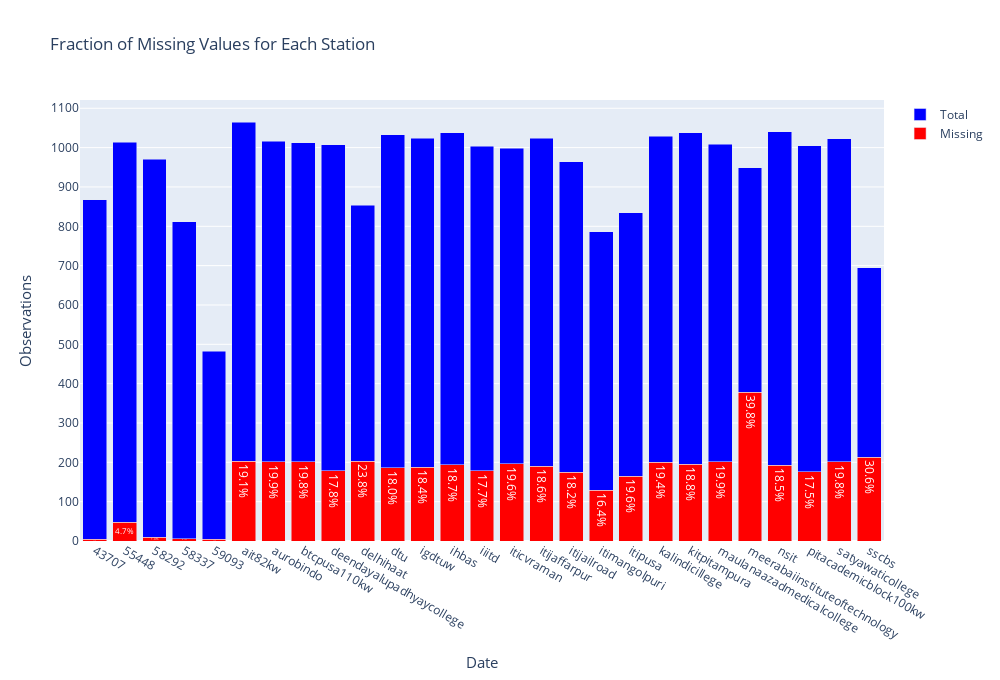

Notebook code for this chart:
### Code cell
fig = go.Figure(data=[
    go.Bar(name='Missing', x=df_missing_st['id'], y=df_missing_st['missing'], text=[str(x) + "%" for x in df_missing_st['percent']],
            textposition='auto', textfont_size=12, marker_color='red'),
    go.Bar(name='Total', x=df_missing_st['id'], y=(df_missing_st['total']-df_missing_st['missing']), marker_color='blue')
])
# Change the bar mode
fig.update_layout(barmode='stack', title='Fraction of Missing Values for Each Station',
                    autosize=False, width=1000, height= 680, 
                    yaxis=go.layout.YAxis(
                        title_text="Observations",
                        ticktext=df_sample["('count', 'energy')"],
                        dtick = 100,
                        titlefont=dict(size=15)),
                    xaxis = go.layout.XAxis(dtick = [1,2],
                                            title_text="Date",
                                            titlefont=dict(size=15)),
                         )
fig.show()

### Figure 1 — Plotly figure (JSON) as saved in the notebook; plotly's stock layout.template omitted (floating-point values rounded to 4 significant figures; data arrays with more than 128 entries replaced by an {"elided": "..."} marker saying what was removed)
{"data": [{"marker": {"color": "red"}, "name": "Missing", "text": ["0.5%", "4.7%", "1.0%", "0.7%", "0.8%", "19.1%", "19.9%", "19.8%", "17.8%", "23.8%", "18.0%", "18.4%", "18.7%", "17.7%", "19.6%", "18.6%", "18.2%", "16.4%", "19.6%", "19.4%", "18.8%", "19.9%", "39.8%", "18.5%", "17.5%", "19.8%", "30.6%"], "textfont": {"size": 12}, "textposition": "auto", "type": "bar", "x": ["43707", "55448", "58292", "58337", "59093", "ait82kw", "aurobindo", "btcpusa110kw", "deendayalupadhyaycollege", "delhihaat", "dtu", "igdtuw", "ihbas", "iiitd", "iticvraman", "itijaffarpur", "itijailroad", "itimangolpuri", "itipusa", "kalindicillege", "kitpitampura", "maulanaazadmedicalcollege", "meerabaiinstituteoftechnology", "nsit", "pitacademicblock100kw", "satyawaticollege", "sscbs"], "y": [4, 48, 10, 6, 4, 203, 202, 201, 179, 203, 186, 188, 194, 178, 196, 190, 175, 129, 164, 200, 195, 201, 378, 192, 176, 202, 213]}, {"marker": {"color": "blue"}, "name": "Total", "type": "bar", "x": ["43707", "55448", "58292", "58337", "59093", "ait82kw", "aurobindo", "btcpusa110kw", "deendayalupadhyaycollege", "delhihaat", "dtu", "igdtuw", "ihbas", "iiitd", "iticvraman", "itijaffarpur", "itijailroad", "itimangolpuri", "itipusa", "kalindicillege", "kitpitampura", "maulanaazadmedicalcollege", "meerabaiinstituteoftechnology", "nsit", "pitacademicblock100kw", "satyawaticollege", "sscbs"], "y": [863, 966, 960, 806, 479, 862, 814, 812, 828, 651, 847, 836, 844, 825, 802, 834, 789, 657, 671, 829, 843, 808, 571, 848, 829, 820, 482]}], "layout": {"autosize": false, "barmode": "stack", "height": 680, "title": {"text": "Fraction of Missing Values for Each Station"}, "width": 1000, "xaxis": {"dtick": [1, 2], "title": {"font": {"size": 15}, "text": "Date"}}, "yaxis": {"dtick": 100, "ticktext": {"elided": "737 int values"}, "title": {"font": {"size": 15}, "text": "Observations"}}}}
